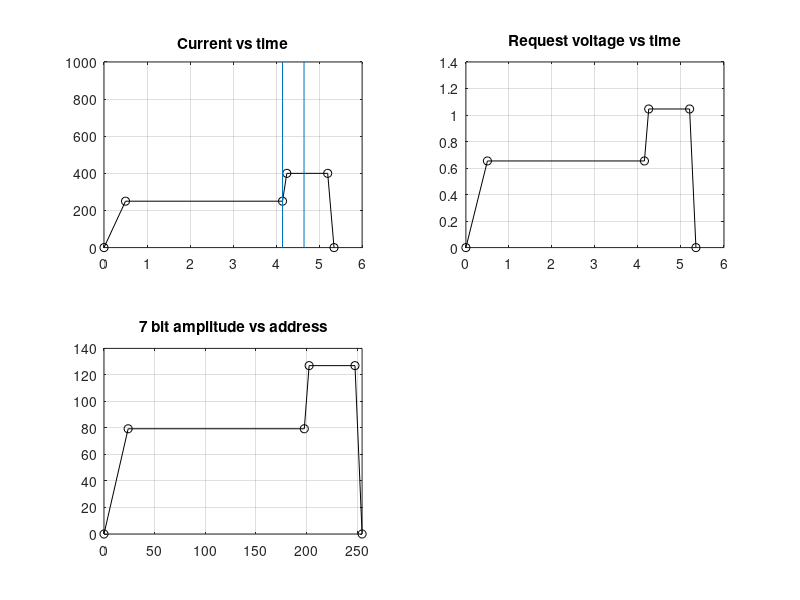

The MATLAB script that drew this image:
% Programming the Wavetek SG
% clear all
% close all

RFpulseLength = 0.5;
RFStart = 4.15;
RFEnd = RFStart + RFpulseLength;

Ymax = 127;
Ymin = 0  ;

Xmin = 0  ;
Xmax = 255;

Ical = 382.6; % [A/V]

CurrentProgram = 9;

blockRate = 187e-3;
Tend = 1/blockRate;

switch CurrentProgram
    case 8 
        I = [0,160 ,160 ,160 ,160 ,0   ];
        t = [0,0.5 ,4.2 ,4.3 ,5.2 ,Tend];
    case 9
        I = [0,250 ,250 ,400  ,400  ,0   ];
        t = [0,0.5 ,4.15,4.25 ,5.2  ,Tend];
end

% Convert the desired current to voltge request level:
V = I/Ical;

% Convert request voltage and time to bits:
Y = V*(Ymax/max(V));
X = t*(Xmax/max(t));

% Plot data
figure
subplot(2,2,1)
hold on
plot(t,I,'ko-')
line([RFStart,RFStart],[0,1e3])
line([RFEnd,RFEnd],[0,1e3])
box on
title('Current vs time')
grid on

subplot(2,2,2)
plot(t,V,'ko-')
box on
title('Request voltage vs time')
grid on

subplot(2,2,3)
plot(X,Y,'ko-')
title('7 bit amplitude vs address')
xlim([Xmin,Xmax])
grid on

set(gcf,'color','w','Position',[600  60  500  550])
